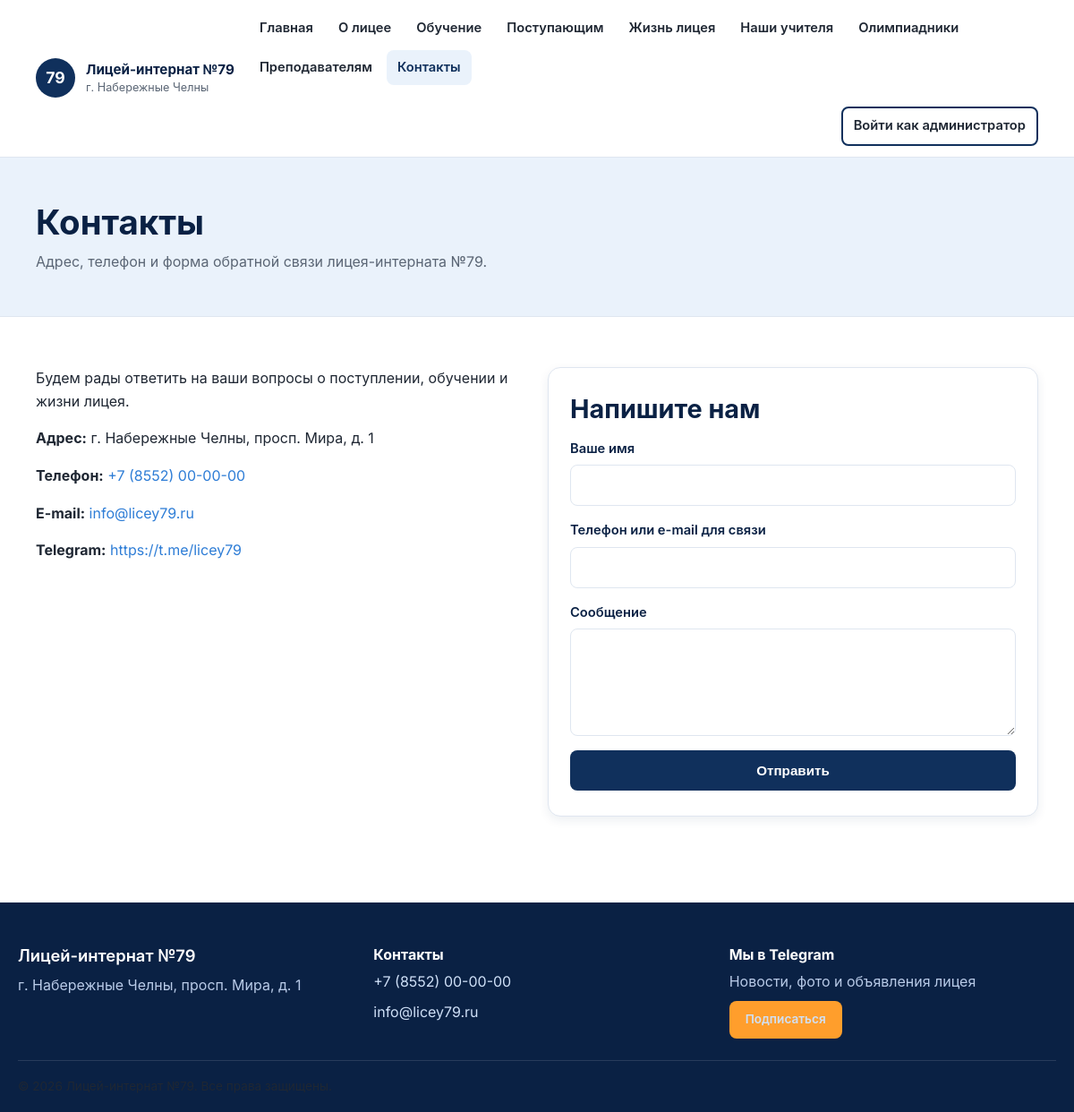
/contacts.php, run on the app's committed database.
### tables this page shows
CREATE TABLE IF NOT EXISTS pages (
    id               INT UNSIGNED AUTO_INCREMENT PRIMARY KEY,
    slug             VARCHAR(191) NOT NULL,
    title            VARCHAR(255) NOT NULL,
    content          MEDIUMTEXT NULL,
    meta_description VARCHAR(500) NULL,
    protected        TINYINT(1) NOT NULL DEFAULT 0,
    nav_order        INT NOT NULL DEFAULT 100,
    updated_at       DATETIME NOT NULL DEFAULT CURRENT_TIMESTAMP ON UPDATE CURRENT_TIMESTAMP,
    UNIQUE KEY uniq_slug (slug)
);

### includes/functions.php (called while the page is built, shortened)
<?php
function e(?string $value): string
{
    return htmlspecialchars($value ?? '', ENT_QUOTES, 'UTF-8');
}
function core_page_files(): array
{
    return [
        'home' => 'index.php',
        'about' => 'about.php',
        'education' => 'education.php',
        'admission' => 'admission.php',
        'life' => 'life.php',
        'teachers' => 'teachers.php',
        'olympiad' => 'olympiad.php',
        'careers' => 'careers.php',
        'contacts' => 'contacts.php',
    ];
}
function page_url(string $slug): string
{
    $core = core_page_files();
    return isset($core[$slug]) ? '/' . $core[$slug] : '/page.php?slug=' . urlencode($slug);
}
function get_page(PDO $pdo, string $slug): ?array
{
    $stmt = $pdo->prepare('SELECT * FROM pages WHERE slug = ? LIMIT 1');
    $stmt->execute([$slug]);
    $page = $stmt->fetch();
    return $page ?: null;
}
function get_nav_pages(PDO $pdo): array
{
    return $pdo->query('SELECT slug, title FROM pages ORDER BY nav_order ASC, id ASC')->fetchAll();
}

### contacts.php (the view, shortened to what this page needs)
<?php
require_once __DIR__ . '/includes/functions.php';
$page = get_page($pdo, 'contacts');
$activeSlug = 'contacts';
$formName = '';
$formContact = '';
$formMessage = '';
require __DIR__ . '/includes/header.php';
?>
<section class="page-hero">
  <div class="container">
    <h1><?= e($page['title'] ?? 'Контакты') ?></h1>
    <p>Адрес, телефон и форма обратной связи лицея-интерната №79.</p>
  </div>
</section>
<section class="section">
  <div class="container">
    <div class="grid grid-2">
      <div>
        <div class="page-content">
          <?= $page['content'] ?? '' ?>
        </div>
        <p><strong>Адрес:</strong> <?= e(SITE_ADDRESS) ?></p>
        <p><strong>Телефон:</strong> <a href="tel:<?= e(preg_replace('/[^0-9+]/', '', SITE_PHONE)) ?>"><?= e(SITE_PHONE) ?></a></p>
        <p><strong>E-mail:</strong> <a href="mailto:<?= e(SITE_EMAIL) ?>"><?= e(SITE_EMAIL) ?></a></p>
        <p><strong>Telegram:</strong> <a href="<?= e(SITE_TELEGRAM) ?>" target="_blank" rel="noopener"><?= e(SITE_TELEGRAM) ?></a></p>
      </div>
      <div class="card">
        <h2>Напишите нам</h2>
        <form method="post" class="contact-form" id="contactForm" novalidate>
          <label>Ваше имя
            <input type="text" name="name" required value="<?= e($formName) ?>">
          </label>
          <label>Телефон или e-mail для связи
            <input type="text" name="contact" required value="<?= e($formContact) ?>">
          </label>
          <label>Сообщение
            <textarea name="message" required><?= e($formMessage) ?></textarea>
          </label>
          <button type="submit" class="btn btn-primary btn-block">Отправить</button>
        </form>
      </div>
    </div>
  </div>
</section>
<?php require __DIR__ . '/includes/footer.php'; ?>

### includes/header.php (shortened to what this page needs)
<?php
$navPages = get_nav_pages($pdo);
?><!DOCTYPE html>
<html lang="ru">
<head>
<link rel="stylesheet" href="/css/style.css">
</head>
<body>
<header class="site-header">
  <div class="container header-inner">
    <a href="/index.php" class="logo">
      <span class="logo-badge">79</span>
      <span class="logo-text">Лицей-интернат №79<br><small><?= e(SITE_CITY) ?></small></span>
    </a>
    <nav class="main-nav" id="mainNav">
      <ul>
        <?php foreach ($navPages as $navPage): ?>
          <?php
            $slug = $navPage['slug'];
            $href = page_url($slug);
            $isActive = ($activeSlug ?? '') === $slug;
          ?>
          <li><a href="<?= e($href) ?>"<?= $isActive ? ' class="active" aria-current="page"' : '' ?>><?= e($navPage['title']) ?></a></li>
        <?php endforeach; ?>
      </ul>
      <a href="/admin/login.php" class="btn btn-outline nav-admin-btn">Войти как администратор</a>
    </nav>
  </div>
</header>
<main id="main">

### css/style.css (style rules this page uses)
:root { --navy: #10305c; --navy-dark: #0a2144; --blue-light: #eaf2fb; --blue-accent: #2e7dd6; --accent: #ff9e2c; --bg: #ffffff; --bg-soft: #f4f7fb; --text: #1f2733; --text-muted: #5b6675; --border: #dfe6f0; --radius: 14px; --radius-sm: 8px; --shadow: 0 10px 30px rgba(16, 48, 92, 0.08); --shadow-sm: 0 4px 12px rgba(16, 48, 92, 0.08); --font: 'Inter', -apple-system, BlinkMacSystemFont, 'Segoe UI', Roboto, Arial, sans-serif; --container-width: 1160px; }
* { box-sizing: border-box; }
html { scroll-behavior: smooth; }
body { margin: 0; font-family: var(--font); color: var(--text); background: var(--bg); line-height: 1.6; font-size: 16px; }
a { color: var(--blue-accent); text-decoration: none; }
h1, h2, h3, h4 { color: var(--navy-dark); line-height: 1.25; margin: 0 0 .5em; }
h1 { font-size: clamp(1.8rem, 3.2vw, 2.6rem); font-weight: 700; }
h2 { font-size: clamp(1.5rem, 2.4vw, 2rem); font-weight: 700; }
p { margin: 0 0 1em; color: var(--text); }
.container { max-width: var(--container-width); margin: 0 auto; padding: 0 20px; }
.btn { display: inline-block; padding: 12px 24px; border-radius: var(--radius-sm); font-weight: 600; font-size: 0.95rem; border: 2px solid transparent; cursor: pointer; text-decoration: none; transition: transform .15s ease, box-shadow .15s ease, background-color .15s ease, color .15s ease; }
.btn-primary { background: var(--navy); color: #fff; }
.btn-outline { background: transparent; color: var(--navy); border-color: var(--navy); }
.btn-block { display: block; width: 100%; text-align: center; }
.site-header { background: #fff; border-bottom: 1px solid var(--border); position: sticky; top: 0; z-index: 100; }
.header-inner { display: flex; align-items: center; justify-content: space-between; padding-top: 12px; padding-bottom: 12px; gap: 16px; }
.logo { display: flex; align-items: center; gap: 12px; color: var(--navy-dark); font-weight: 700; flex-shrink: 0; }
.logo-badge { display: flex; align-items: center; justify-content: center; width: 44px; height: 44px; border-radius: 50%; background: var(--navy); color: #fff; font-weight: 700; font-size: 1.1rem; flex-shrink: 0; }
.logo-text { font-size: 0.95rem; line-height: 1.3; }
.logo-text small { font-weight: 400; color: var(--text-muted); }
.main-nav { display: flex; align-items: center; gap: 24px; flex-wrap: wrap; justify-content: flex-end; }
.main-nav ul { display: flex; flex-wrap: wrap; gap: 4px; list-style: none; margin: 0; padding: 0; }
.main-nav a { display: inline-block; padding: 8px 12px; border-radius: var(--radius-sm); color: var(--text); font-weight: 600; font-size: 0.92rem; }
.main-nav a.active { color: var(--navy); background: var(--blue-light); }
.nav-admin-btn { white-space: nowrap; }
.page-hero { background: var(--blue-light); padding: 48px 0; border-bottom: 1px solid var(--border); }
.page-hero h1 { margin-bottom: 8px; }
.page-hero p { color: var(--text-muted); max-width: 70ch; margin: 0; }
.section { padding: 56px 0; }
.page-content { max-width: 76ch; }
.grid { display: grid; gap: 24px; }
.grid-2 { grid-template-columns: repeat(2, 1fr); }
.card { background: #fff; border: 1px solid var(--border); border-radius: var(--radius); padding: 28px 24px; box-shadow: var(--shadow-sm); }
form label { display: block; margin-bottom: 16px; font-weight: 600; font-size: 0.92rem; color: var(--navy-dark); }
form input[type="text"], form input[type="email"], form input[type="tel"], form input[type="password"], form input[type="number"], form textarea, form select { display: block; width: 100%; margin-top: 6px; padding: 12px 14px; border: 1px solid var(--border); border-radius: var(--radius-sm); font-family: inherit; font-size: 1rem; color: var(--text); background: #fff; font-weight: 400; }
form textarea { resize: vertical; min-height: 120px; }
.contact-form { max-width: 560px; }

### data on the page
pages: title "Главная"
pages: title "О лицее"
pages: title "Обучение"
pages: title "Поступающим"
pages: title "Жизнь лицея"
pages: title "Наши учителя"
pages: title "Олимпиадники"
pages: title "Преподавателям"
pages: title "Контакты", content "Будем рады ответить на ваши вопросы о поступлении, обучении и жизни лицея."

### other printed values
SITE_CITY "г. Набережные Челны"
SITE_ADDRESS "г. Набережные Челны, просп. Мира, д. 1"
SITE_PHONE "+7 (8552) 00-00-00"
SITE_EMAIL "info@licey79.ru"
SITE_TELEGRAM "https://t.me/licey79"
